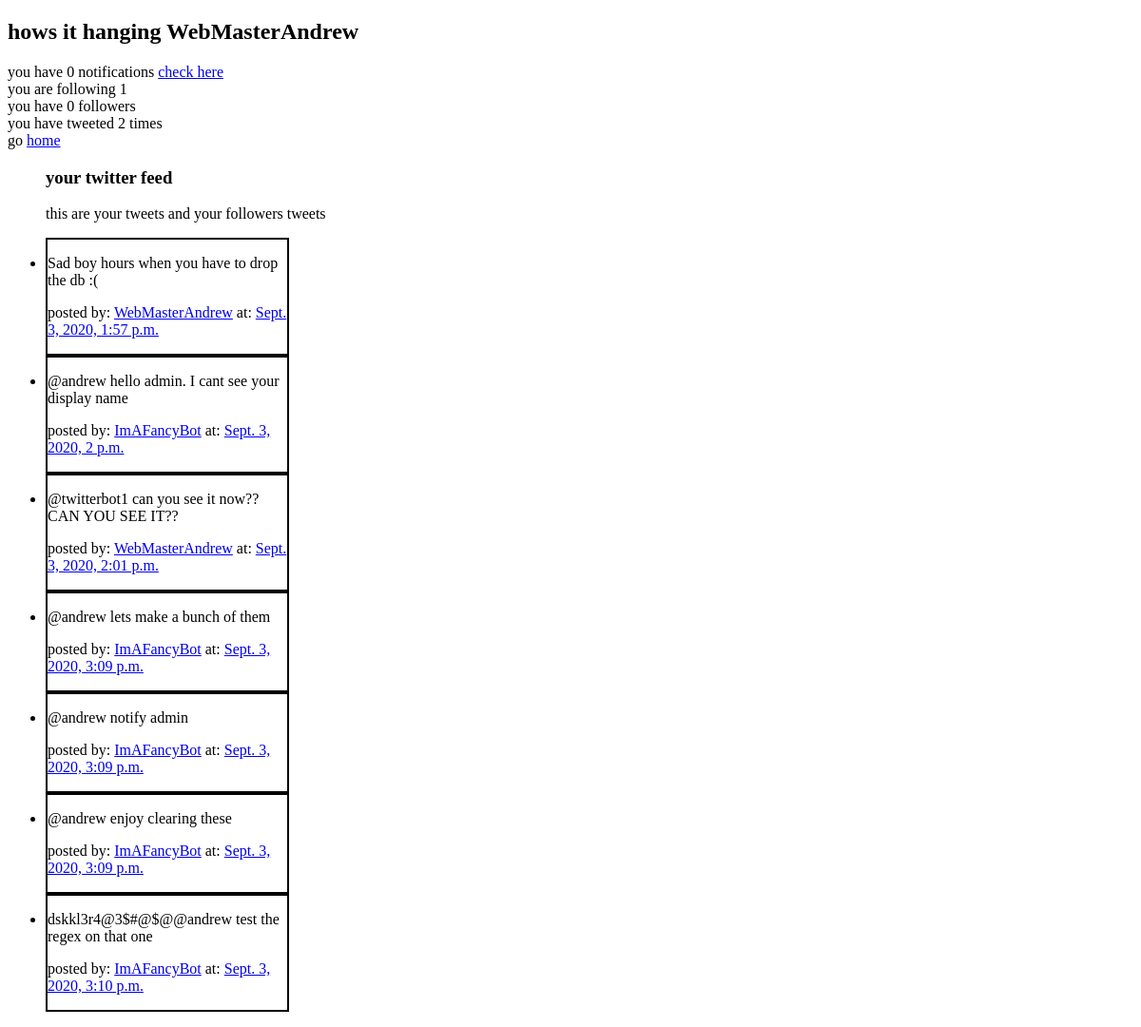
Before: /profile/ (signed in) with the older database file.
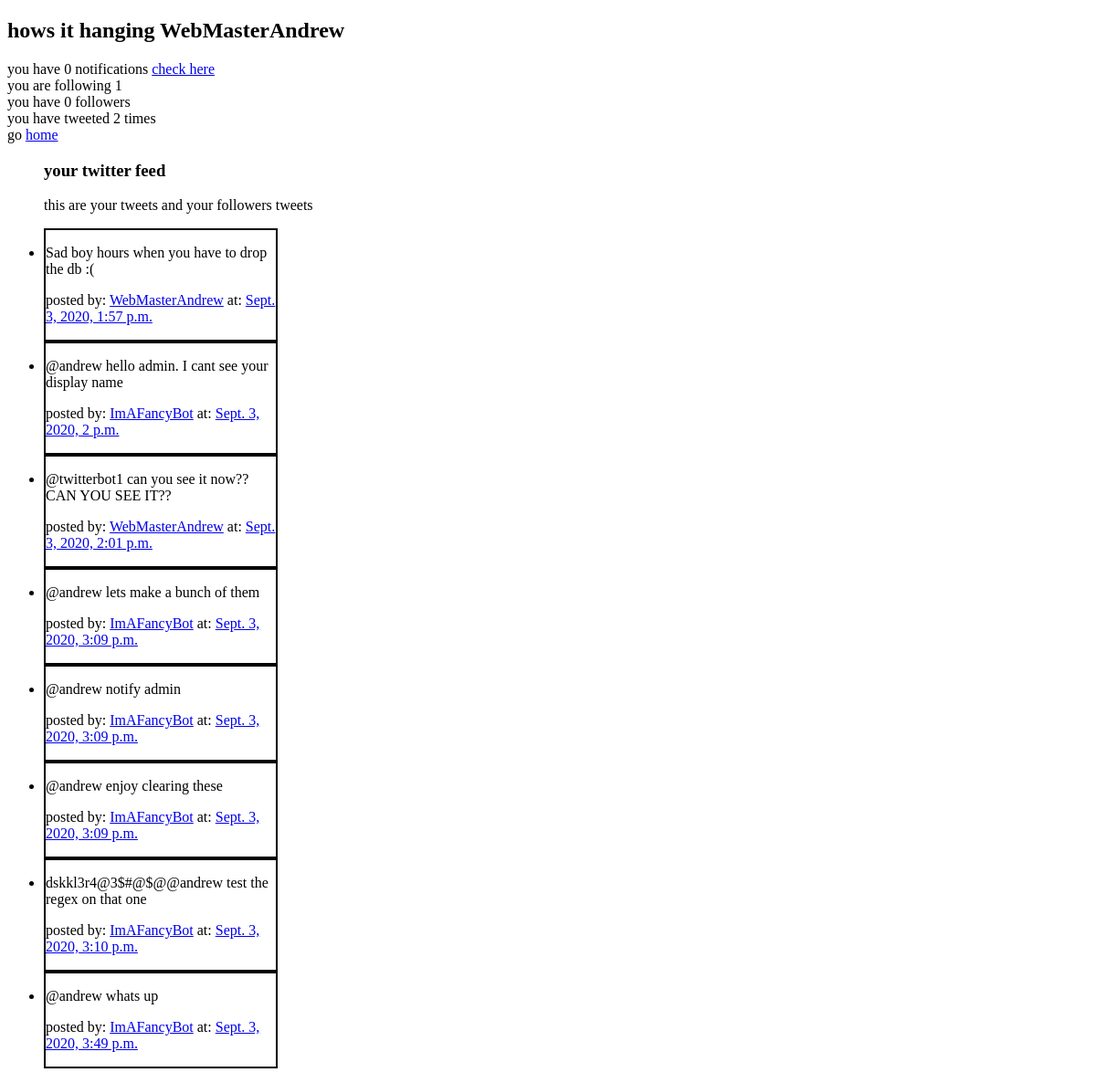
After: the same page with the newer database file.
### tweet/models.py (models this page shows, shortened)
class Tweet(models.Model):
    text = models.CharField(max_length=140)
    author = models.ForeignKey(TwitterUser, on_delete=models.CASCADE)
    date = models.DateTimeField(default=timezone.now)

### twitteruser/models.py (models this page shows)
class TwitterUser(AbstractUser):
    displayname = models.CharField(max_length = 60)
    email = models.CharField(max_length = 120)
    follower = models.ManyToManyField(settings.AUTH_USER_MODEL, blank=True)
    def __str__(self):
        return self.displayname

### twitteruser/views.py (the view)
# urls.py: path('profile/', views.profile_view),
@login_required
def profile_view(request):
    tweets = Tweet.objects.all()
    my_tweets = Tweet.objects.filter(author=request.user).count()
    followers = TwitterUser.objects.filter(follower=request.user).values('follower').count()
    notifications = Notification.objects.filter(alert_for=request.user)
    return render(request, 'profile.html', {'tweets':tweets, 'followers':followers, 'notifications':notifications, 'mytweets':my_tweets})

### twitteruser/templates/profile.html (shortened to what this page needs)
<!DOCTYPE html>
<html lang="en">
<head>
</head>
<body>
    <h2>
        hows it hanging {{request.user}}
    </h2>
    <span>you have {{notifications.count}} notifications <a href="/notifications/">check here</a></span>
    <br>
    <span>you are following {{request.user.follower.count}}</span>
    <br>
    <span>you have {{followers}} followers</span>
    <br>
    <span>you have tweeted {{mytweets}} times</span>
    <br>
    <span>go <a href="/">home</a></span>
    <br>
    <ul>
        <h3>your twitter feed</h3>
        <p>this are your tweets and your followers tweets</p>
        {% for tweet in tweets %}
            {% if tweet.author in request.user.follower.all or tweet.author == request.user %}
            <li style="border: 2px solid black; width: 22%;">
                <p>
                    {{tweet.text}}
                </p>
                <p>
                posted by: <a href="/user/{{tweet.author.id}}/">{{tweet.author}}</a>
                at: <a href="/tweet/{{tweet.id}}/">{{tweet.date}}</a>
                </p>
            </li>
            {% endif %}
        {% endfor %}
    </ul>
</body>
</html>

Changed rows visible on the page:
added Tweet: text "@andrew whats up", author "ImAFancyBot", date "Sept. 3, 2020, 3:49 p.m."
